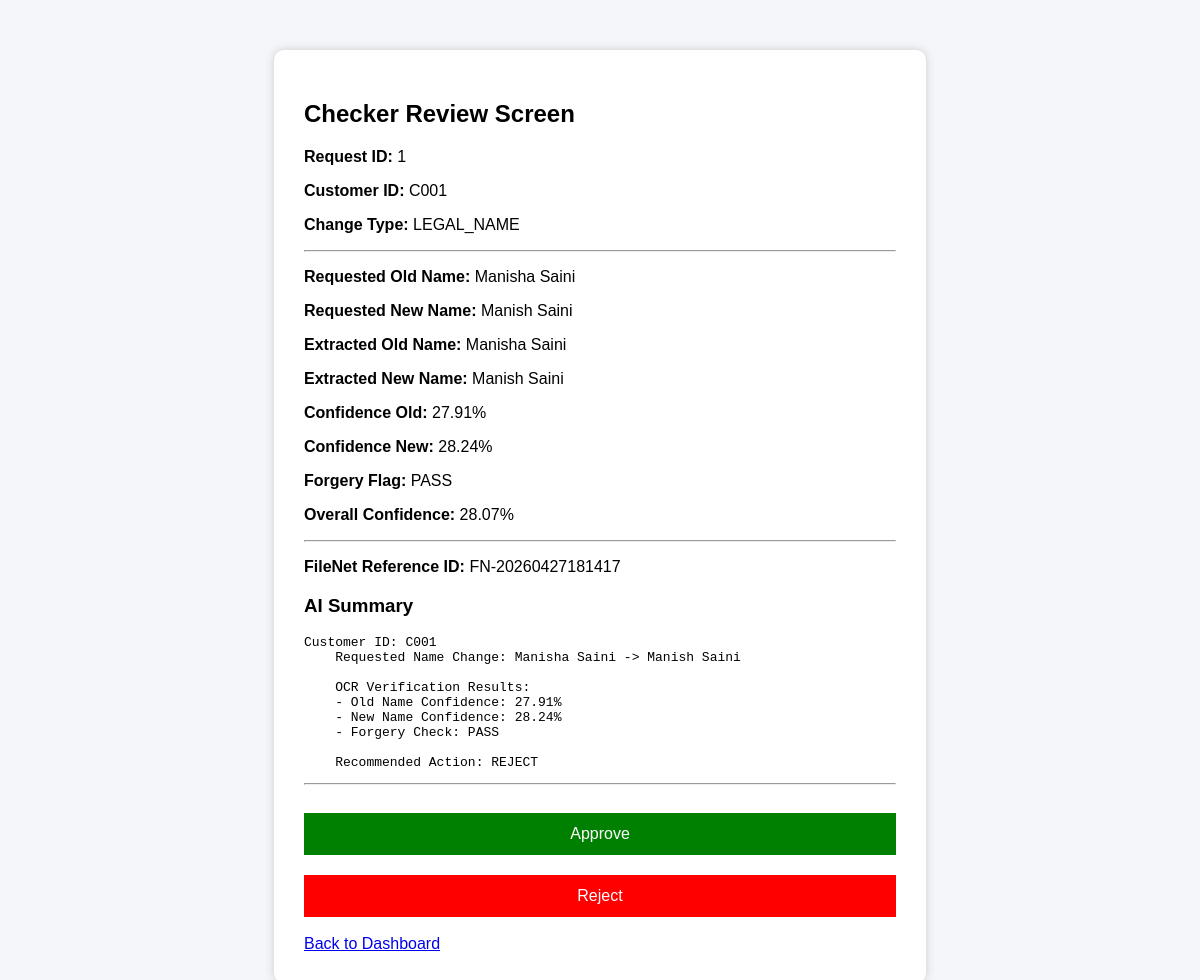
The page /review/1 on the database its author committed.
### tables this page shows
CREATE TABLE pending_requests (
        request_id INTEGER PRIMARY KEY AUTOINCREMENT,
        customer_id TEXT NOT NULL,
        change_type TEXT NOT NULL,
        old_value TEXT,
        new_value TEXT,
        extracted_old_value TEXT,
        extracted_new_value TEXT,
        confidence_old REAL,
        confidence_new REAL,
        forgery_flag TEXT,
        overall_confidence REAL,
        status TEXT DEFAULT 'AI_VERIFIED_PENDING_HUMAN',
        filenet_ref_id TEXT,
        ai_summary TEXT,
        checker_decision TEXT,
        created_at TIMESTAMP DEFAULT CURRENT_TIMESTAMP,
        updated_at TIMESTAMP DEFAULT CURRENT_TIMESTAMP
    );

### app.py (the view)
@app.route("/review/<int:request_id>")
def review_request(request_id):
    conn = get_db_connection()
    cur = conn.cursor()
    cur.execute("SELECT * FROM pending_requests WHERE request_id=?", (request_id,))
    req = cur.fetchone()
    conn.close()
    return render_template("review_request.html", req=req)

### database/db.py (called while the page is built)
def get_db_connection():
    conn = sqlite3.connect(DATABASE_PATH)
    conn.row_factory = sqlite3.Row
    return conn

### templates/review_request.html (shortened to what this page needs)
<!DOCTYPE html>
<html>
<head>
    <link rel="stylesheet" href="/static/style.css">
</head>
<body>
<div class="container">
    <h2>Checker Review Screen</h2>
    <p><b>Request ID:</b> {{ req["request_id"] }}</p>
    <p><b>Customer ID:</b> {{ req["customer_id"] }}</p>
    <p><b>Change Type:</b> {{ req["change_type"] }}</p>
    <hr>
    <p><b>Requested Old Name:</b> {{ req["old_value"] }}</p>
    <p><b>Requested New Name:</b> {{ req["new_value"] }}</p>
    <p><b>Extracted Old Name:</b> {{ req["extracted_old_value"] }}</p>
    <p><b>Extracted New Name:</b> {{ req["extracted_new_value"] }}</p>
    <p><b>Confidence Old:</b> {{ req["confidence_old"] }}%</p>
    <p><b>Confidence New:</b> {{ req["confidence_new"] }}%</p>
    <p><b>Forgery Flag:</b> {{ req["forgery_flag"] }}</p>
    <p><b>Overall Confidence:</b> {{ req["overall_confidence"] }}%</p>
    <hr>
    <p><b>FileNet Reference ID:</b> {{ req["filenet_ref_id"] }}</p>
    <h3>AI Summary</h3>
    <pre>{{ req["ai_summary"] }}</pre>
    <hr>
    <form action="/approve/{{ req['request_id'] }}" method="POST">
        <button type="submit" style="background:green;">Approve</button>
    </form>
    <form action="/reject/{{ req['request_id'] }}" method="POST">
        <button type="submit" style="background:red;">Reject</button>
    </form>
    <br>
    <a href="/checker">Back to Dashboard</a>
</div>
</body>
</html>

### static/style.css (style rules this page uses)
body { font-family: Arial, sans-serif; background: #f4f6f9; }
.container { width: 50%; margin: auto; margin-top: 50px; background: white; padding: 30px; border-radius: 10px; box-shadow: 0px 0px 10px #ccc; }
button { margin-top: 20px; padding: 12px; width: 100%; background: #007BFF; color: white; font-size: 16px; border: none; cursor: pointer; }

### rows shown on the page
pending_requests: request_id "1", customer_id "C001", change_type "LEGAL_NAME", old_value "Manisha Saini", new_value "Manish Saini", extracted_old_value "Manisha Saini", extracted_new_value "Manish Saini", confidence_old "27.91", confidence_new "28.24", forgery_flag "PASS", overall_confidence "28.07", filenet_ref_id "FN-20260427181417", ai_summary "Customer ID: C001 Requested Name Change: Manisha Saini -> Manish Saini OCR Verification Results: - Old Name Confidence: 27.91% - New Name Confidence: 28.24% - Forgery Check: PASS Recommended Action: REJECT"
